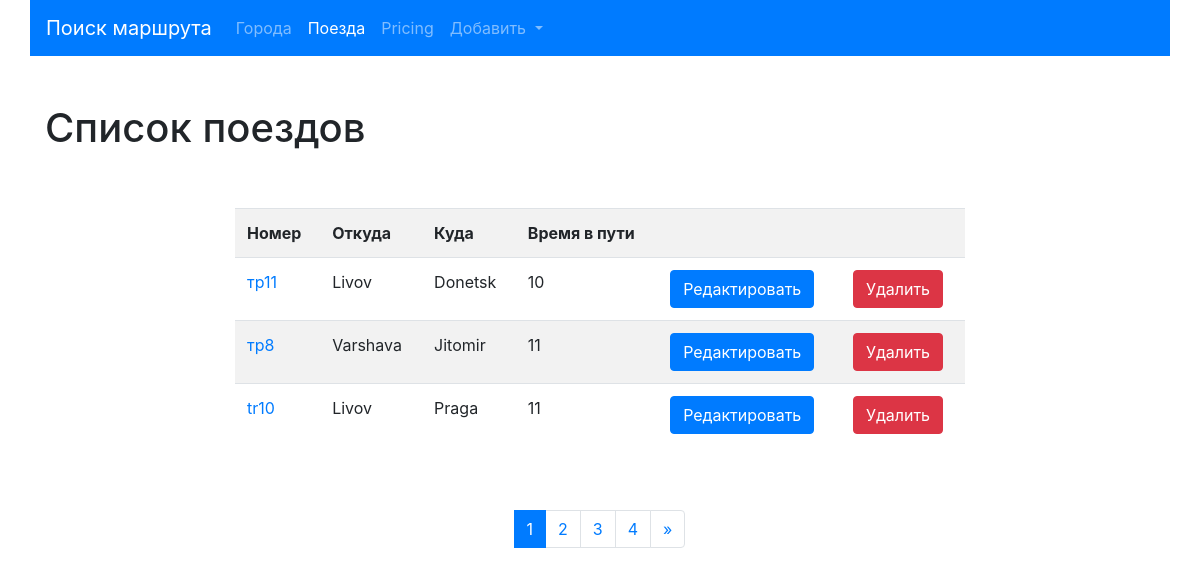
The app's page /trains/ with its own data.
### trains/models.py (models this page shows, shortened)
class Train(models.Model):
    name = models.CharField(max_length=50, unique=True, verbose_name="Номер поезда")
    travel_time = models.PositiveSmallIntegerField(verbose_name='Время в пути')
    from_city = models.ForeignKey(City,on_delete=models.CASCADE,
                                  related_name='from_city_set',
                                  verbose_name='Из какого города'
                                  )
    to_city = models.ForeignKey('cities.City',on_delete=models.CASCADE,
                                  related_name='to_city_set',
                                  verbose_name='В какой город'
                                  )
    class Meta:
        verbose_name = 'Поезд'
        verbose_name_plural = 'Поезд'
        ordering = ['travel_time']

### cities/models.py (models this page shows, shortened)
class City(models.Model):
    name = models.CharField(max_length=150, unique=True, verbose_name='Город')
    def __str__(self):
        return self.name
    class Meta:
        verbose_name = 'Город'
        verbose_name_plural = 'Города'
        ordering = ['name']

### trains/views.py (the view)
# urls.py: path('', TrainListView.as_view(), name='home'),
class TrainListView(ListView):
    paginate_by = 3
    model = Train
    template_name = 'trains/home.html'

### trains/templates/trains/home.html (shortened to what this page needs)
{% extends 'base.html' %}
{% block content %}
<h1>Список поездов</h1>
<div class="row">
    <div class="col-md-8 mx-auto my-5">
        <table class="table table-striped">
            <tr>
                <th>Номер</th>
                <th>Откуда</th>
                <th>Куда</th>
                <th>Время в пути</th>
                <th>&nbsp;</th>
                <th>&nbsp;</th>
            </tr>
            {% for object in page_obj %}
            <tr>
                <td>
                     <a href="{% url 'trains:detail' pk=object.pk %}">{{ object.name }}</a>
                </td>
                <td>{{ object.from_city }}</td>
                <td>{{ object.to_city }}</td>
                <td>{{ object.travel_time }}</td>
                <td>
                    <a href="{% url 'trains:update' pk=object.pk %}">
                             <button type="submit" class="btn btn-primary">Редактировать</button></a>
     </td>
                <td>                    <a href="{% url 'trains:delete' pk=object.pk %}">
                             <button type="submit" class="btn btn-danger">Удалить</button></a>
</td>
            </tr>
        {% endfor %}
            </table>
    </div>
</div>
<nav aria-label="Page navigation example">
  <ul class="pagination justify-content-center">
      {% for page in page_obj.paginator.page_range%}
          <li class="page-item {% if page == page_obj.number %} active {% endif %}">
              <a class="page-link" href="?page={{page}}">
                  {{ page }}
              </a>
          </li>
      {% endfor %}
    <li class="page-item">
        {% if page_obj.has_next %}
            <a class="page-link" href="?page={{ page_obj.paginator.num_pages }}" arial-label="Next">
        <span aria-hidden="true">&raquo;</span></a>
        {% endif %}
    </li>
  </ul>
</nav>
{% endblock %}

### records on screen
Train: name "тр11", from_city "Livov", to_city "Donetsk", travel_time "10"
Train: name "тр8", from_city "Varshava", to_city "Jitomir", travel_time "11"
Train: name "tr10", from_city "Livov", to_city "Praga", travel_time "11"

### other values on screen
{{ page }} "1" "2" "3" "4"
